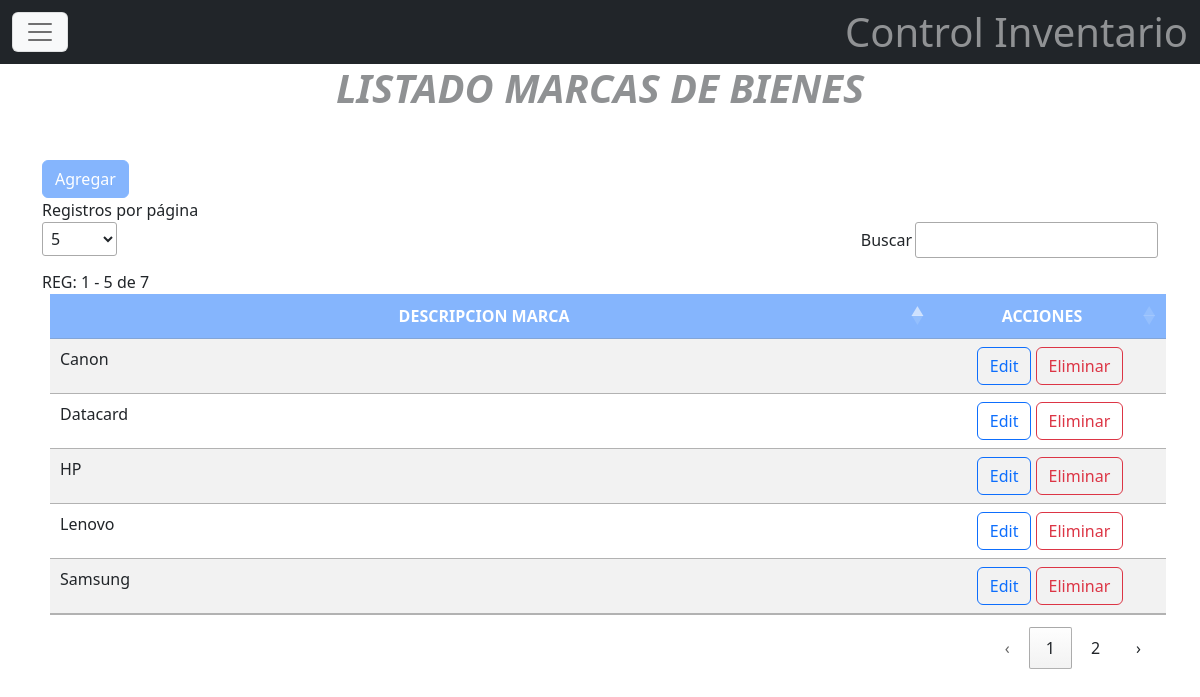
The app's page /marca/ (signed in) with its own data.
### apps/marca/models.py (models this page shows, shortened)
class Marca(models.Model):
    id_marca=models.AutoField(primary_key=True)
    dsc_marca=models.CharField(max_length=50, unique=True)
    fch_marca=models.DateTimeField(auto_now=True)
    user_marca=models.ForeignKey(User, on_delete=models.RESTRICT, default=None)
    slug=models.SlugField(max_length=200, null=True,blank=True)
    class Meta:
        verbose_name='Marca'
        verbose_name_plural='Marcas'
        ordering=['dsc_marca']
    """def clean(self) -> None:
            buscar=Marca.objects.filter(dsc_marca__iexact=self.dsc_marca)

            if self.id_marca:
                print('la marca viene de editar')
                buscar = buscar.exclude(pk=self.id_marca)
            if buscar.exists():
                    print('++++++++++++++++++++++++++++++++++++++')
                    raise ValueError('La Marca Existe en el Modelo')
            return super().clean()"""

### apps/marca/views.py (the view, shortened to what this page needs)
# urls.py: path('', ListMarca.as_view(), name='list_marcas'),
class ListMarca(LoginRequiredMixin, PermissionRequiredMixin,SuccessMessageMixin,ListView):
        model=Marca
        template_name='marcas.html'
        context_object_name='marcas'
        permission_required = "marca.view_marca"

### apps/marca/templates/marcas.html (shortened to what this page needs)
{% extends 'base.html' %}
{% load static %}
{% block contenido %}
<div class="container">
    <div class="m-3">
          <div class="text-center dropup-center display-6 fw-bold opacity-50 fst-italic">LISTADO MARCAS DE BIENES</div>
    </div>
  <div class="mt-4">
    <button onclick="modal_data('{% url 'add_marca' %}')" class="btn btn-block btn-primary opacity-50 btn-xs">Agregar</button>
  </div>
 <div class="div_separador">
    Registros por página
 </div>
  <table id="marcas" class="table table-striped dt-responsive nowrap m-2 " style="width:100%" >
  <thead>
      <tr class="bg-primary text-white opacity-50" >
          <th scope="col">DESCRIPCION MARCA</th>
          <th scope="col">ACCIONES</th>
      </tr>
  </thead>
  <tbody>
    {% for mrc in marcas %}
      <tr>
        <td>{{ mrc.dsc_marca }}</td>
          <td>
            <button onclick="modal_data('{% url 'edit_marca' mrc.slug %}')"  class="btn btn-outline-primary">Edit</button>
              <button onclick="modal_data('{% url 'del_marca' mrc.slug %}')"  class="btn btn-outline-danger">Eliminar</button>
          </td>
      </tr>
    {% endfor %}
  </tbody>
</table>
</div>
{% endblock %}

### records on screen
Marca: dsc_marca "Canon"
Marca: dsc_marca "Datacard"
Marca: dsc_marca "HP"
Marca: dsc_marca "Lenovo"
Marca: dsc_marca "Samsung"
